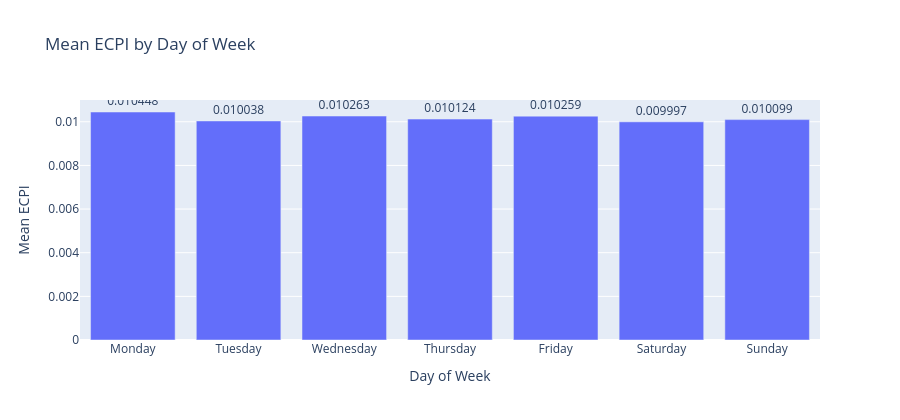

Notebook source saved alongside this figure:
### Code cell
import plotly.express as px

ECPI = "expected_conv_per_impression"


weekday_map = {
    0: "Monday",
    1: "Tuesday",
    2: "Wednesday",
    3: "Thursday",
    4: "Friday",
    5: "Saturday",
    6: "Sunday"
}

dfp = df_clean.copy()

if "dayofweek" in dfp.columns:
    dfp["Weekday"] = dfp["dayofweek"].map(weekday_map)

weekday_ecpi = (
    dfp.groupby("Weekday")[ECPI]
       .agg(mean="mean", count="count")
       .reset_index()
)

weekday_order = [
    "Monday","Tuesday","Wednesday",
    "Thursday","Friday","Saturday","Sunday"
]

weekday_ecpi["Weekday"] = pd.Categorical(
    weekday_ecpi["Weekday"],
    categories=weekday_order,
    ordered=True
)

weekday_ecpi = weekday_ecpi.sort_values("Weekday")

fig = px.bar(
    weekday_ecpi,
    x="Weekday",
    y="mean",
    text="mean",
    title="Mean ECPI by Day of Week",
    hover_data={"mean":":.6f", "count":True}
)

fig.update_traces(
    texttemplate="%{text:.6f}",
    textposition="outside"
)

fig.update_layout(
    width=900,
    height=420,
    yaxis_title="Mean ECPI",
    xaxis_title="Day of Week"
)

fig.show()

### Figure 1 — Plotly figure (JSON) as saved in the notebook; plotly's stock layout.template omitted (floating-point values rounded to 4 significant figures)
{"data": [{"customdata": [[1376], [1398], [1507], [1407], [1486], [1430], [1396]], "hovertemplate": "Weekday=%{x}<br>mean=%{text:.6f}<br>count=%{customdata[0]}<extra></extra>", "legendgroup": "", "marker": {"color": "#636efa", "pattern": {"shape": ""}}, "name": "", "orientation": "v", "showlegend": false, "text": [0.01045, 0.01004, 0.01026, 0.01012, 0.01026, 0.009997, 0.0101], "textposition": "outside", "texttemplate": "%{text:.6f}", "type": "bar", "x": ["Monday", "Tuesday", "Wednesday", "Thursday", "Friday", "Saturday", "Sunday"], "xaxis": "x", "y": [0.01045, 0.01004, 0.01026, 0.01012, 0.01026, 0.009997, 0.0101], "yaxis": "y"}], "layout": {"barmode": "relative", "height": 420, "legend": {"tracegroupgap": 0}, "title": {"text": "Mean ECPI by Day of Week"}, "width": 900, "xaxis": {"anchor": "y", "domain": [0, 1], "title": {"text": "Day of Week"}}, "yaxis": {"anchor": "x", "domain": [0, 1], "title": {"text": "Mean ECPI"}}}}
